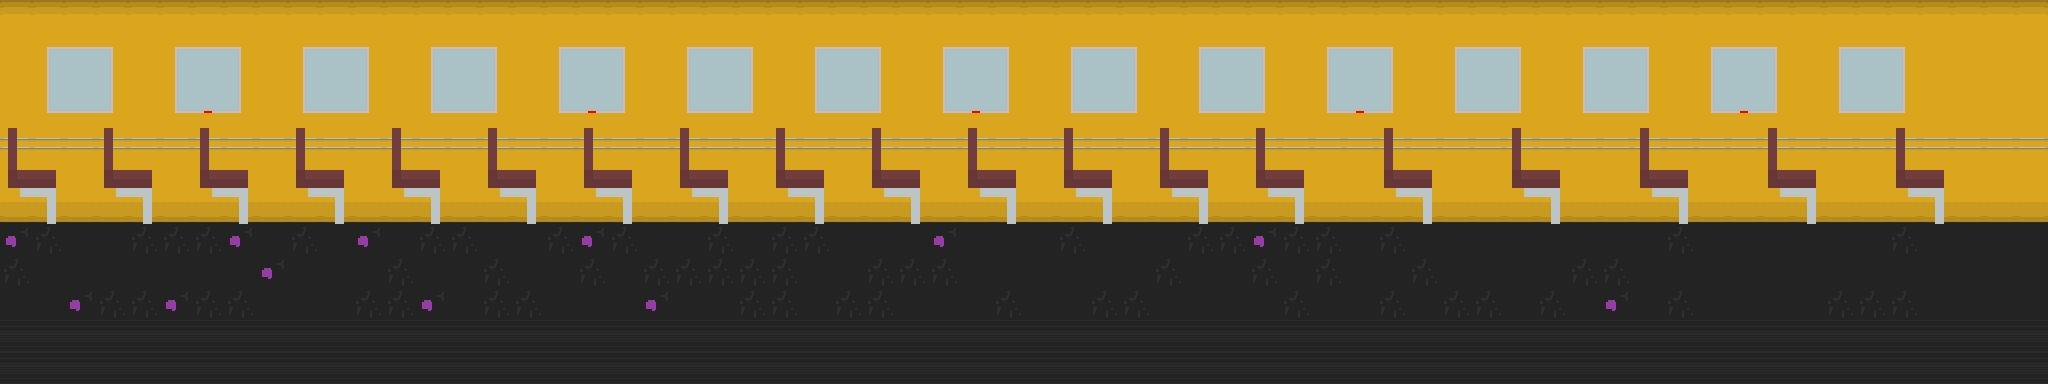

Rendered tile map (Tiled .tmx) drawn with the repository's tilesets; below, a short description and the map source with its tile grids summarised:
An orthogonal 64x12 tile map with 32x32 px tiles, 2 tile layers (Background, Foreground), 2 tilesets.

<map version="1.0" orientation="orthogonal" renderorder="right-down" width="64" height="12" tilewidth="32" tileheight="32" nextobjectid="1">
 <tileset firstgid="1" name="Bus" tilewidth="32" tileheight="32" tilecount="24" columns="3">
  <image source="bus_level_textures.png" width="96" height="224" />
 </tileset>
 <tileset firstgid="25" name="seat" tilewidth="32" tileheight="32" tilecount="6" columns="2">
  <image source="seat.png" width="64" height="96" />
 </tileset>
 <layer name="Background" width="64" height="12">
  <data>[768 cells, 768 non-empty, 18 distinct tile ids]</data>
 </layer>
 <layer name="Foreground" width="64" height="12">
  <data>[768 cells, 114 non-empty, 6 distinct tile ids]</data>
 </layer>
 <objectgroup name="Sprite Layer" />
</map>